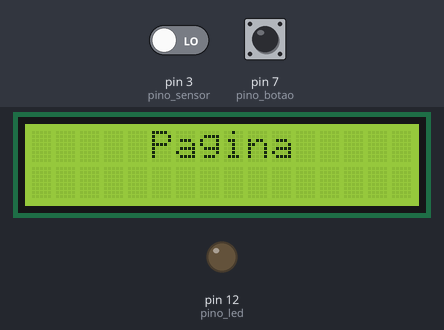
The sketch below on a simulated Arduino Uno, built with avr-gcc and run on an emulated ATmega328P. Shown: 16×2 character LCD, output pins drawn as LEDs (lit = HIGH). The test bench sets the inputs (shaded band); at power-on: pin 3 (pino_sensor) LOW, pin 7 (pino_botao) LOW.

Above: at 1.2 s.
1.3 s: pin 3 (pino_sensor) driven HIGH
At 2.8 s:
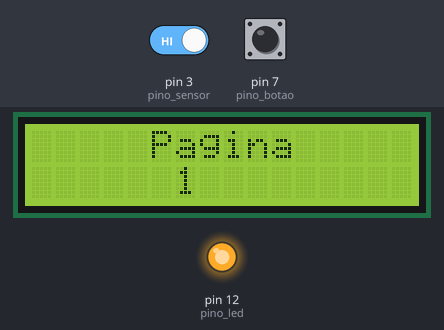
At 5.4 s:
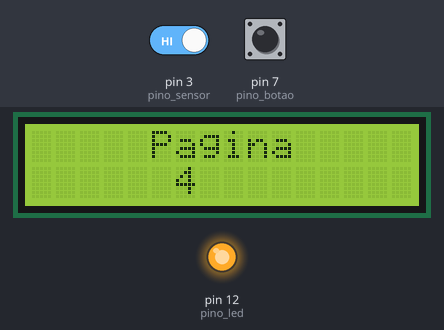
5.5 s: pin 7 (pino_botao) pulled HIGH for 3.2 s
Timing chart, 0 to 8.5 s (numbered marks = the images above; inputs shaded):
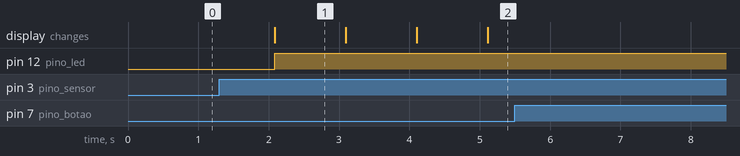

The sketch:

projeto_dos_deuses1__1_.ino
```cpp
byte x=200;

#include <LiquidCrystal.h>

LiquidCrystal lcd(0,1,8,9,10,11);

int pino_botao = 7;
int pino_led = 12;
int pino_sensor = 3;
int numero_pagina = 0;

void setup()
{
  lcd.begin(16, 2);

  pinMode(pino_led, OUTPUT);
  pinMode(pino_sensor, INPUT);
  pinMode(pino_botao, INPUT);

  lcd.setCursor(5, 0);
  lcd.print("Pagina");
}

void loop()
{
  delay(1010);
  if(digitalRead(pino_sensor) == HIGH){

  digitalWrite(pino_led, HIGH);
  numero_pagina = numero_pagina + 1;
  lcd.setCursor(6, 1);
  lcd.print(numero_pagina);
}
  else{
    digitalWrite(pino_led, 	LOW);
}

  if(digitalRead(pino_botao) == HIGH){

   numero_pagina = numero_pagina - 1;
   lcd.setCursor(6, 1);
   lcd.print(numero_pagina);
  }

}
```

codigo.cpp
```cpp
byte x=200;

#include <LiquidCrystal.h>

LiquidCrystal lcd(0,1,8,9,10,11);

int pino_botao = 7;
int pino_led = 12;
int pino_sensor = 3;
int numero_pagina = 0;

void setup()
{
  lcd.begin(16, 2);

  pinMode(pino_led, OUTPUT);
  pinMode(pino_sensor, INPUT);
  pinMode(pino_botao, INPUT);

  lcd.setCursor(5, 0);
  lcd.print("Pagina");
}

void loop()
{
  delay(1010);
  if(digitalRead(pino_sensor) == HIGH){

  digitalWrite(pino_led, HIGH);
  numero_pagina = numero_pagina + 1;
  lcd.setCursor(6, 1);
  lcd.print(numero_pagina);
}
  else{
    digitalWrite(pino_led, 	LOW);
}

  if(digitalRead(pino_botao) == HIGH){

   numero_pagina = numero_pagina - 1;
   lcd.setCursor(6, 1);
   lcd.print(numero_pagina);
  }

}
```

Measured:
- after the input at 1.3 s, pin 12 (pino_led): LOW → HIGH after 0.78 s; the display: changes after 0.78 s (image 1)
- what the display in image 1 shows lasts 1.0 s, from 2.1 s to 3.1 s
